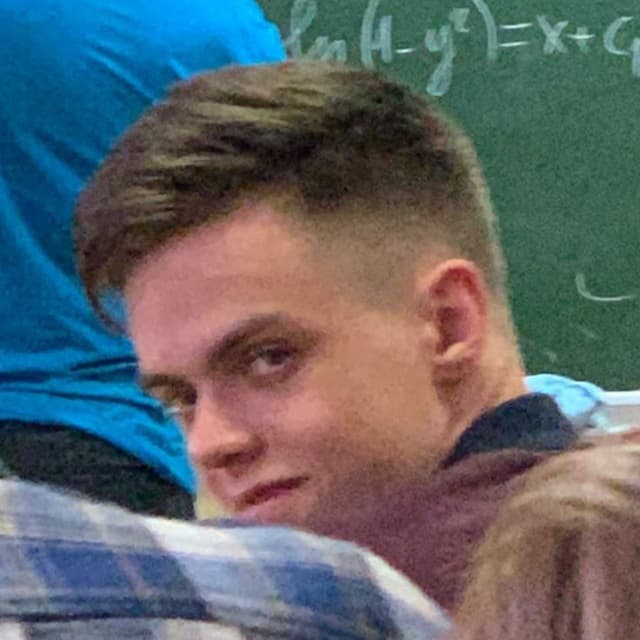
%> input picture lab4/example.jpg, 640 x 640 px
$ octave main.m   (GNU Octave 9; MATLAB toolbox functions it lacks are replaced by stand-ins)
%> lines starting %> are read from the running program, lines starting %| are printed output that depends on the picture
Irgb = imread('example.jpg');
%> Irgb is the input picture: size 640x640x3 uint8; mean R, G, B 93.5, 101.2, 105.6
Igray = rgb2gray(Irgb);
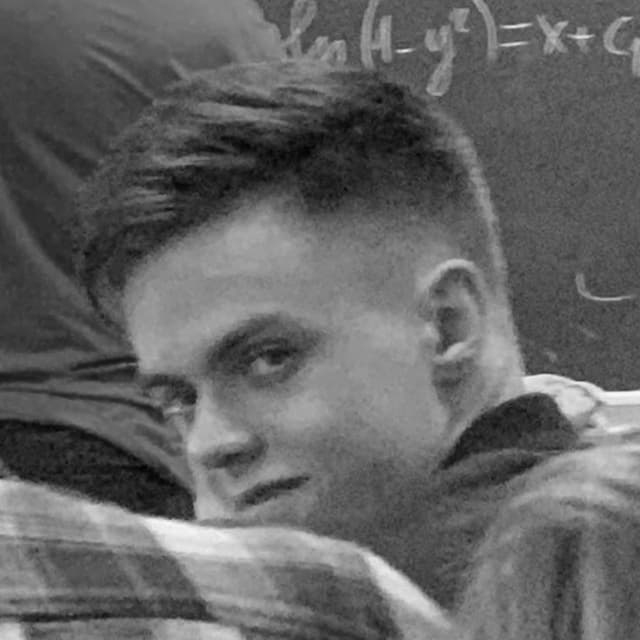
%> Igray: size 640x640 uint8; min 1, max 249, mean 99.4

figure;
imshow(Irgb);

image(Igray,'CDataMapping','scaled')
colormap('gray')

I = im2double(Igray);

Gx = [-1 1];
Gy = Gx';
Ix = conv2(I,Gx,'same');
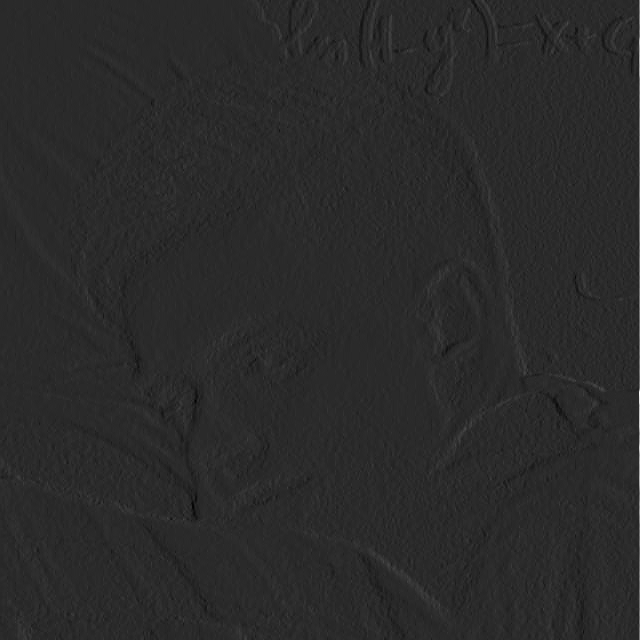
%> Ix: size 640x640 double; min -0.196, max 0.976, mean 0.000529; drawn with min black and max white
Iy = conv2(I,Gy,'same');
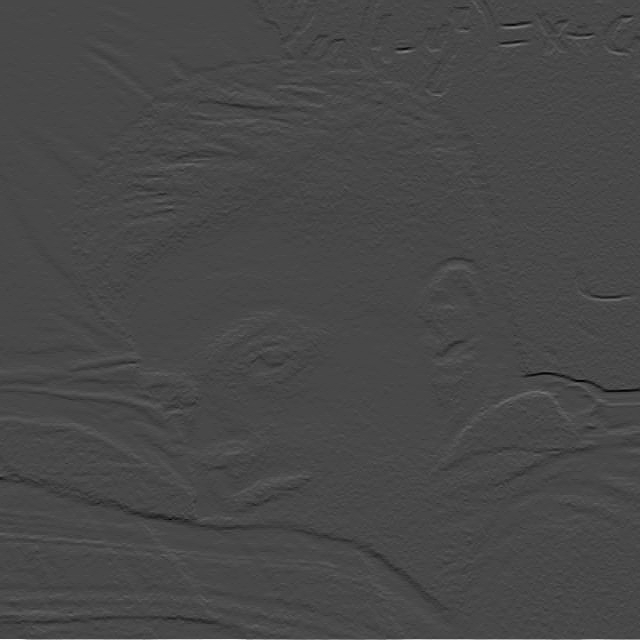
%> Iy: size 640x640 double; min -0.329, max 0.835, mean 0.000638; drawn with min black and max white

%> (the run ends here)
